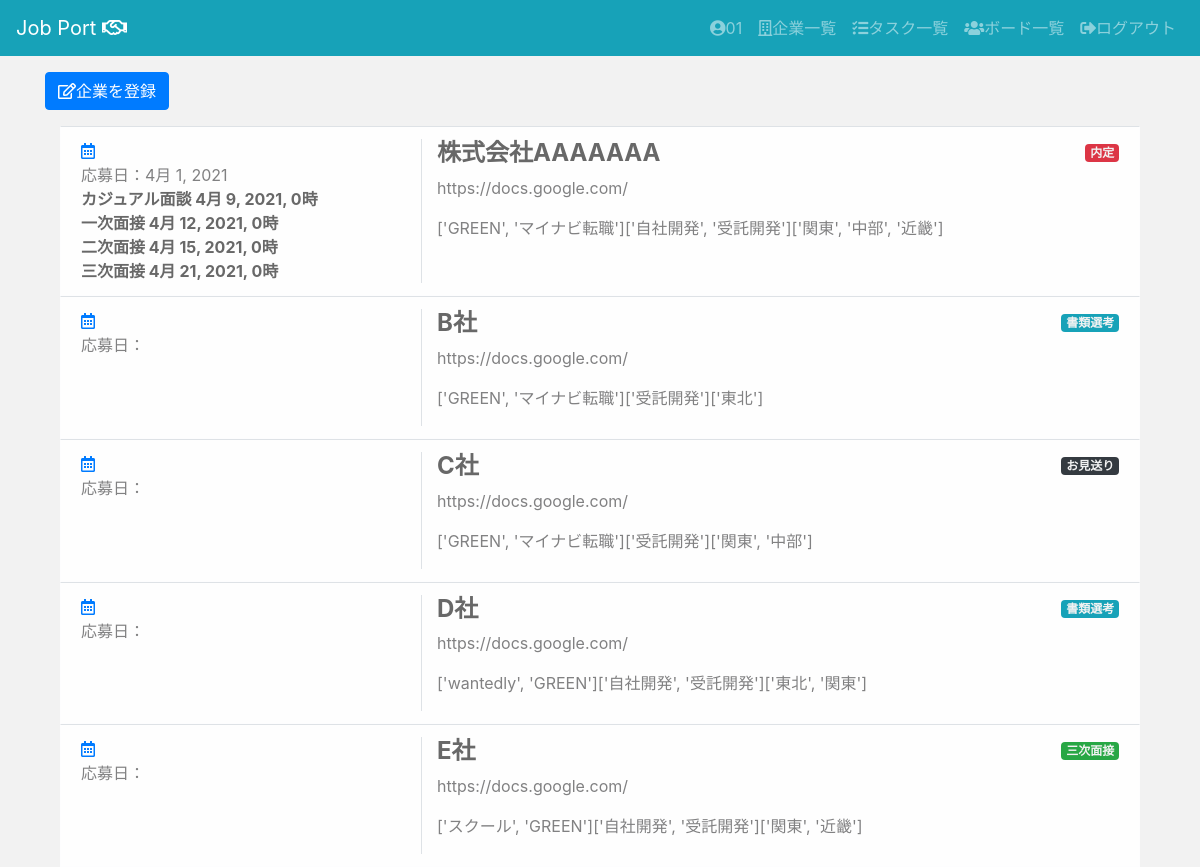
Before: /jpapp/companies/ (signed in) with the older database file.
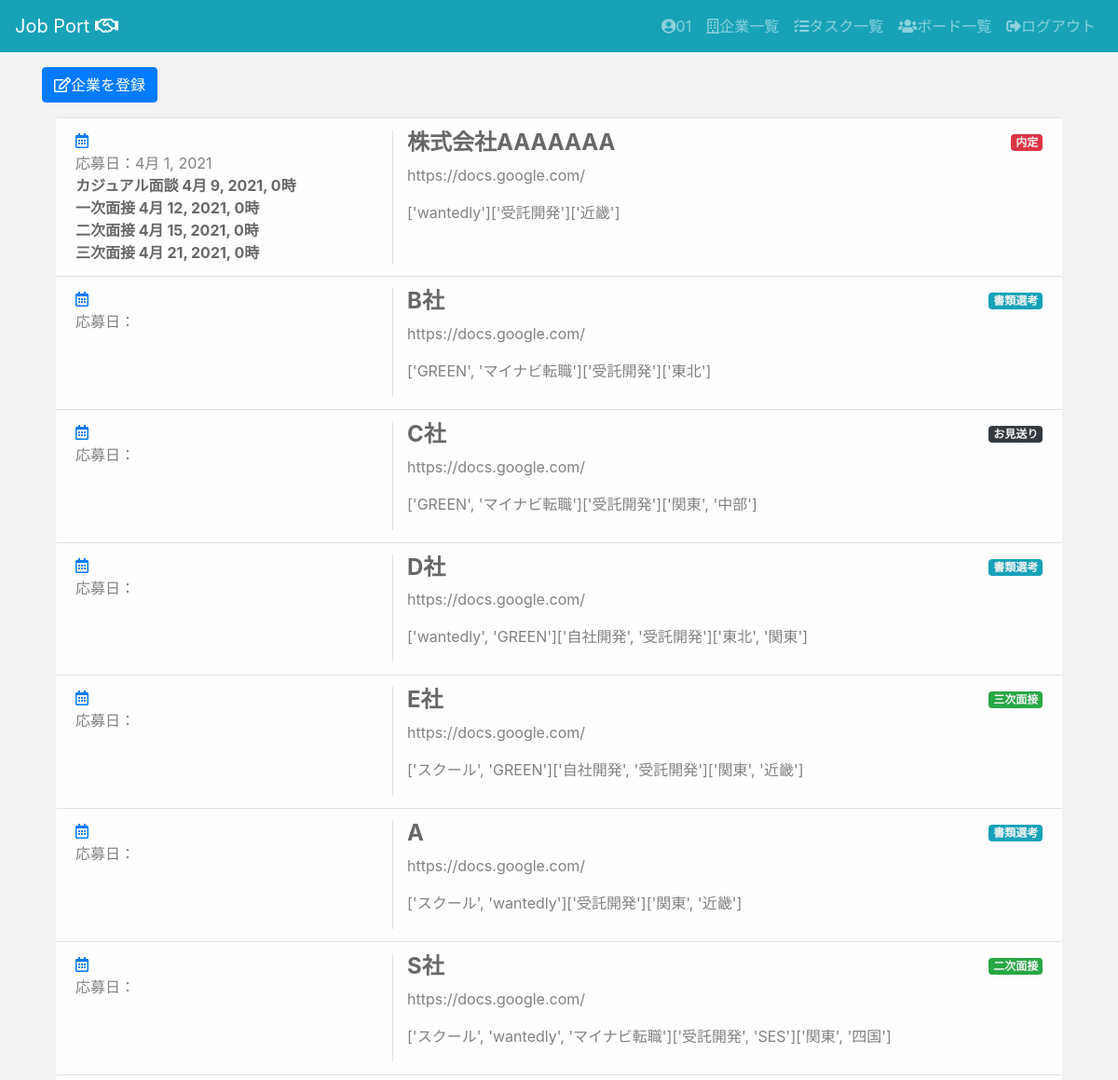
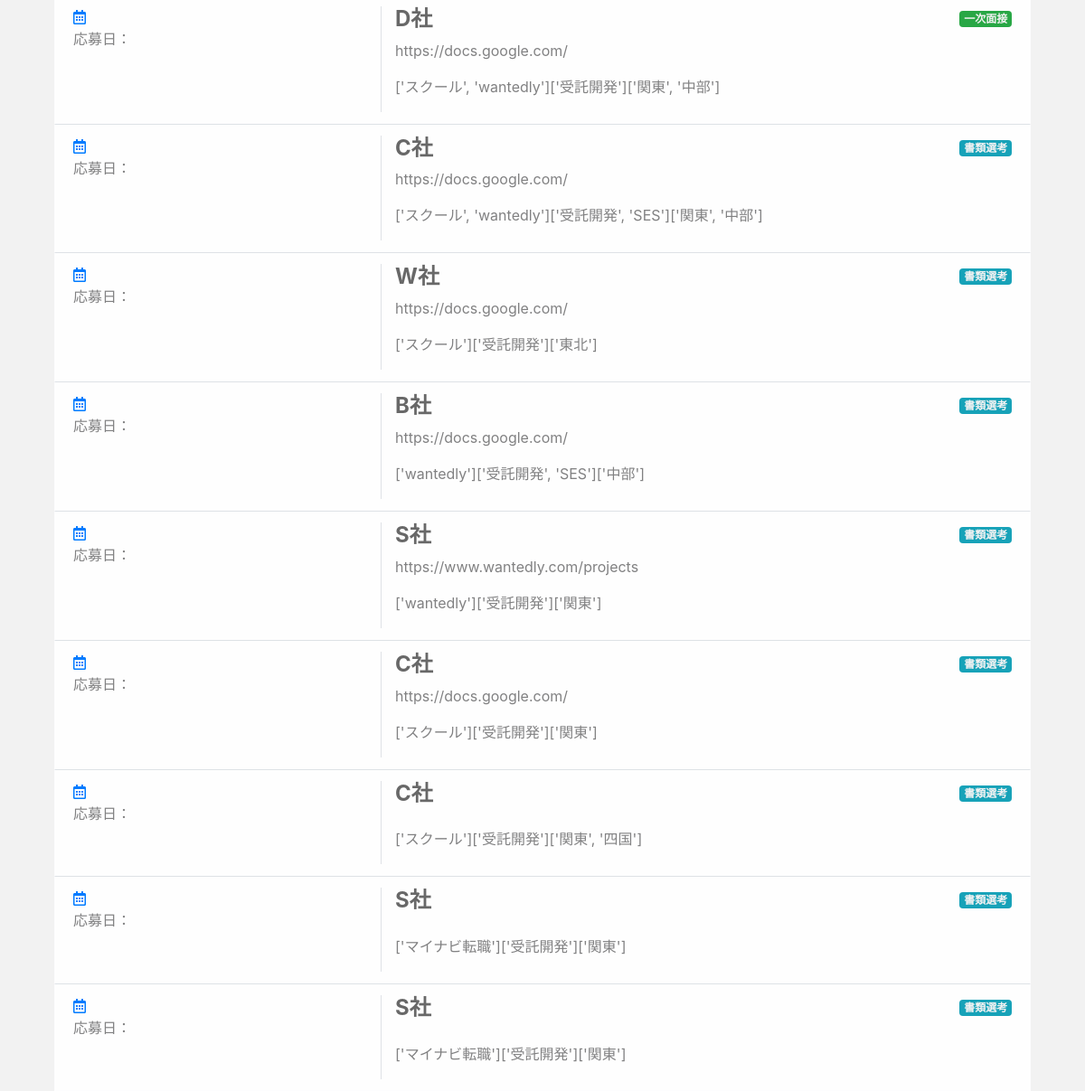
After: the same page with the newer database file (2 pictures, top to bottom).
### jpapp/models.py (models this page shows, shortened)
class Company(models.Model):
    company_name = models.CharField(max_length=200,)
    url = models.URLField(blank=True,null=True,)
    route = models.IntegerField(
        choices = CHOICE1,
        blank=True,
        null=True,
    )
    business_form = models.TextField(blank=True,null=True,)
    location = models.IntegerField(
        choices = CHOICE2,
        blank=True,
        null=True,
    )
    description = models.TextField(blank=True,null=True,)
    phase = models.IntegerField(
        choices = CHOICE3,
        default='0',
    )
    application_date = models.DateField(blank=True,null=True,)
    user = models.ForeignKey(User, on_delete=models.CASCADE)

class Interview(models.Model):
    interview_phase = models.IntegerField(
      choices = CHOICE4,
      default='0'
    )
    interview_datetime = models.DateTimeField()
    interview_description = models.TextField()
    company = models.ForeignKey(Company, on_delete=models.CASCADE)
    user = models.ForeignKey(User, on_delete=models.CASCADE)

### jpapp/views.py (the view)
# urls.py: path("companies/", views.CompanyListView.as_view(), name="companies_list"),
class CompanyListView(LoginRequiredMixin, ListView):
    model = Company
    template_name = "jpapp/companies/list.html"

### templates/jpapp/companies/list.html
{% extends "jpapp/base.html" %}
{% block content %}
<div class="container">
  <a class="btn btn-primary my-3" href="{% url 'jpapp:companies_create' %}" role="button"><i class="far fa-edit"></i>企業を登録</a>
  <div class="container">
  {% for list in company_list %}
  <div class="alert alert-light border-top rounded-0" role="alert">
    <div class="row">
      <div class="col-sm-4 border-right">
        <a href="{% url 'jpapp:interviews_create' %}"><i class="far fa-calendar-alt"></i></a><br>
        応募日：{{ list.application_date|default_if_none:" " }}<br>
        {% for interview in list.interview_set.all %}
        <a href="{% url 'jpapp:interviews_detail' interview.pk %}" class="alert-link">{{ interview.get_interview_phase_display }} {{ interview.interview_datetime }}</a><br>
        {% endfor %}
      </div>
      <div class="col-sm-8">
        <div class="company_title">
          <div>
            <h4><a href="{% url 'jpapp:companies_detail'  list.pk %}" class="alert-link">{{ list.company_name }}</a></h4>
          </div>
          <div>
            {% if list.phase == 7 %}
            <span class="badge bg-dark">{{ list.get_phase_display }}</span>
            {% elif list.phase == 6 %}
            <span class="badge bg-danger">{{ list.get_phase_display }}</span>
            {% elif list.phase == 0 %}
            <span class="badge bg-info">{{ list.get_phase_display }}</span>
            {% else %}
            <span class="badge bg-success">{{ list.get_phase_display }}</span>
            {% endif %}
          </div>
        </div>
        <div>
          <p>{{ list.url|default_if_none:" "  }}</p>
          <p>{{ list.get_route_display }}{{ list.business_form }}{{ list.get_location_display }}</p>
        </div>
      </div>
    </div>
  </div>
  {% endfor %}
</div>
{% endblock %}

### templates/jpapp/base.html (shortened to what this page needs)
{% load static %}
<!doctype html>
<html lang="ja">
  <head>
    <link rel="stylesheet" href="https://stackpath.bootstrapcdn.com/bootstrap/4.3.1/css/bootstrap.min.css">
    <link href="https://use.fontawesome.com/releases/v5.6.1/css/all.css" rel="stylesheet">
    <link rel="stylesheet" type="text/css" href="{% static 'jpapp/custom.css' %}">
    <link href="https://use.fontawesome.com/releases/v5.6.1/css/all.css" rel="stylesheet">
  </head>
  <body>
    <header>
      <nav class="navbar navbar-expand-lg navbar-dark bg-info">
        <a class="navbar-brand" href="{% url 'jpapp:index' %}">Job Port <i class="far fa-handshake"></i></a>
        <div class="collapse navbar-collapse" id="navbarSupportedContent">
          <ul class="navbar-nav">
            {% if request.user.is_authenticated %}
            <li class="nav-item">
              <a class="nav-link" href="{% url 'jpapp:users_detail' request.user.pk %}"><i class="fas fa-user-circle"></i>{{ request.user.username }}</a>
            </li>
            <li class="nav-item">
              <a class="nav-link" href="{% url 'jpapp:companies_list' %}"><i class="far fa-building"></i>企業一覧</a>
            </li>
            <li class="nav-item">
              <a class="nav-link" href="{% url 'jpapp:tasks_list' %}"><i class="fas fa-tasks"></i>タスク一覧</a>
            </li>
            <li class="nav-item">
              <a class="nav-link" href="{% url 'jpapp:boards_list' %}"><i class="fas fa-users"></i>ボード一覧</a>
            </li>
            <li class="nav-item">
              <a class="nav-link" href="{% url 'logout' %}"><i class="fas fa-sign-out-alt"></i>ログアウト</a>
            </li>
            {% endif %}
          </ul>
        </div>
      </nav>
    </header>
    <main>
      {% block content %}
      {% endblock %}
    </main>
  </body>
</html>

### static/jpapp/custom.css (style rules this page uses)
body { background-color: #F2F2F2; }
.alert { margin-bottom: 0rem; }
.badge { color: #F2F2F2; }
.company_title { display: flex; justify-content: space-between; }

Changed rows visible on the page:
changed Company "株式会社AAAAAAA": route "['GREEN', 'マイナビ転職']" → "['wantedly']"; business_form "['自社開発', '受託開発']" → "['受託開発']"; location "['関東', '中部', '近畿']" → "['近畿']"
added Company: company_name "A", phase "書類選考", url "https://docs.google.com/", route "['スクール', 'wantedly']", business_form "['受託開発']", location "['関東', '近畿']"
added Company: company_name "S社", phase "二次面接", url "https://docs.google.com/", route "['スクール', 'wantedly', 'マイナビ転職']", business_form "['受託開発', 'SES']", location "['関東', '四国']"
added Company: company_name "D社", phase "一次面接", url "https://docs.google.com/", route "['スクール', 'wantedly']", business_form "['受託開発']", location "['関東', '中部']"
added Company: company_name "C社", phase "書類選考", url "https://docs.google.com/", route "['スクール', 'wantedly']", business_form "['受託開発', 'SES']", location "['関東', '中部']"
added Company: company_name "W社", phase "書類選考", url "https://docs.google.com/", route "['スクール']", business_form "['受託開発']", location "['東北']"
added Company: company_name "B社", phase "書類選考", url "https://docs.google.com/", route "['wantedly']", business_form "['受託開発', 'SES']", location "['中部']"
added Company: company_name "S社", phase "書類選考", url "https://www.wantedly.com/projects", route "['wantedly']", business_form "['受託開発']", location "['関東']"
added Company: company_name "C社", phase "書類選考", url "https://docs.google.com/", route "['スクール']", business_form "['受託開発']", location "['関東']"
added Company: company_name "C社", phase "書類選考", route "['スクール']", business_form "['受託開発']", location "['関東', '四国']"
added Company: company_name "S社", phase "書類選考", route "['マイナビ転職']", business_form "['受託開発']", location "['関東']"
added Company: company_name "S社", phase "書類選考", route "['マイナビ転職']", business_form "['受託開発']", location "['関東']"
